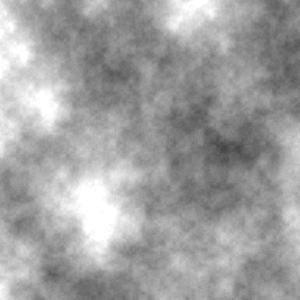
Frame 1 (no input)
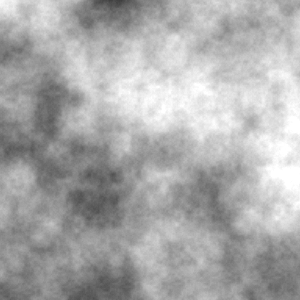
Frame 60 (the mouse pressed at the canvas centre just before this capture)
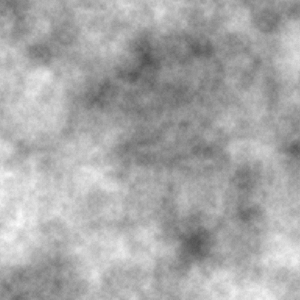
Frame 120 (the mouse held since frame 60 and released just before this capture)

The Processing sketch that drew these frames (run headless with seeded random() and noise(); from frame 60 on, the mouse is pressed at the canvas centre):

// Processing sketch: e17c_noise_2D
// ── e17c_noise_2D.pde
//
// 2D Noise
// ========
//

float increment = 0.01;
float xoff = 0.0;
//float zoff = 0.0;
//float zincrement = 0.02;

void setup() {
  size(300, 300);
  // fullScreen();
  background(255);
  noiseDetail(8,0.65f);
  loadPixels();
}

void draw() {
  for (int x = 0; x < width; x++) {
    xoff += increment;
    float yoff = 0.0; // For every xoff, start yoff at 0
    for (int y = 0; y < height; y++) {
      yoff += increment;
      float bright = map(noise(xoff,yoff),0,1,0,255);
      // Calculate noise and scale by 255
      //float bright = noise(xoff,yoff,zoff)*255;
      pixels[x+y*width] = color(bright);
    }
  }
  updatePixels();
  //zoff += zincrement;
}
